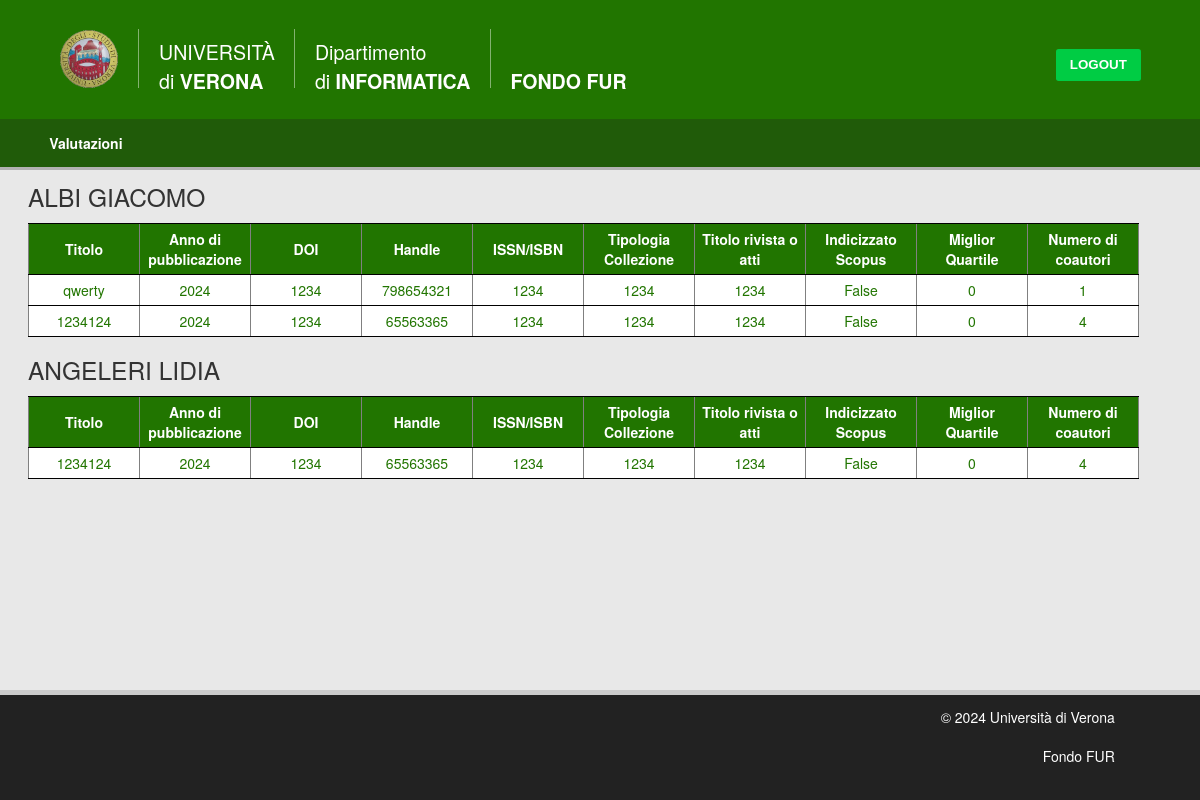
Screenshot of /selezioni/qwertyu/ with the database file from the repository.
### caricamentoDati/models.py (models this page shows, shortened)
class Docente(models.Model):
    codiceFiscale = models.CharField(
        max_length=16, primary_key=True, default='RSSMRA80L05F593A', verbose_name="codice fiscale")
    cognome_nome = models.CharField(
        max_length=40, verbose_name="cognome e nome")
    def __str__(self):
        return self.cognome_nome.upper()
    class Meta:
        verbose_name_plural = "Docenti"

class RelazioneDocentePubblicazione(models.Model):
    pubblicazione = models.ForeignKey(
        PubblicazionePresentata, on_delete=models.CASCADE)
    autore = models.ForeignKey(Docente, on_delete=models.CASCADE)
    scelta = models.IntegerField(null=True, blank=True, default=0)
    class Meta:
        constraints = [models.UniqueConstraint(
            fields=['pubblicazione', 'autore'], name='chiavePrimariaComposta')]
    class Meta:
        verbose_name_plural = "Relazioni Docente-Pubblicazione"

class PubblicazionePresentata(models.Model):
    handle = models.CharField(max_length=30, primary_key=True)
    valutazione = models.ForeignKey(
        Valutazione, on_delete=models.CASCADE, null=True, blank=True)
    issn_isbn = models.CharField(
        max_length=30, null=True, blank=True, verbose_name="issn o isbn")
    anno_pubblicazione = models.IntegerField(validators=[MinValueValidator(1000), MaxValueValidator(
        9999)], default=datetime.date.today().year, verbose_name="anno di pubblicazione")
    doi = models.CharField(max_length=30, null=True, blank=True)
    titolo = models.CharField(max_length=200)
    tipologia_collezione = models.CharField(
        max_length=100, verbose_name="tipologia della collezione")
    titolo_rivista_atti = models.CharField(
        max_length=200, null=True, verbose_name="titolo della rivista o atti")
    indicizzato_scopus = models.BooleanField(default=False)
    miglior_quartile = models.IntegerField(blank=True, default=0, validators=[
        MinValueValidator(0)], verbose_name="miglior quartile")
    num_coautori_dip = models.PositiveIntegerField(
        default=1, validators=[MinValueValidator(1)], verbose_name="numero di coautori del dipartimento")
    class Meta:
        constraints = [models.UniqueConstraint(
            fields=['handle', 'valutazione'], name='chiaveComposta')]
    class Meta:
        verbose_name_plural = "Pubblicazioni Presentate"

### caricamentoDati/views.py (the view)
# urls.py: re_path('^selezioni/(?P<valutazione_nome>.*)/$', views.visualizza_selezioni,
def visualizza_selezioni(request, valutazione_nome):
    valutazione = Valutazione.objects.get(nome=valutazione_nome)
    selezioni_per_autore = {}
    docenti = Docente.objects.all().order_by('cognome_nome')
    for docente in docenti:
        pubblicazioni_selezionate = RelazioneDocentePubblicazione.objects.filter(
            autore=docente, pubblicazione__valutazione=valutazione, scelta=1).select_related('pubblicazione')
        selezioni_per_autore[docente] = pubblicazioni_selezionate
    context = {
        'valutazione': valutazione,
        'selezioni_per_autore': selezioni_per_autore
    }
    return render(request, 'caricamentoDati/selezioni.html', context)

### caricamentoDati/templates/caricamentoDati/selezioni.html (shortened to what this page needs)
{% extends 'base.html' %}
{% block content %}
  <div class="container">
    {% for docente, pubblicazioni in selezioni_per_autore.items %}
    {% if pubblicazioni %}
      <h2>{{ docente }}</h2>
      <div class="table-responsive">
        <table class="table table-striped table-bordered" border="1">
          <thead>
            <tr>
              <th scope="col">Titolo</th>
              <th scope="col">Anno di pubblicazione</th>
              <th scope="col">DOI</th>
              <th scope="col">Handle</th>
              <th scope="col">ISSN/ISBN</th>
              <th scope="col">Tipologia Collezione</th>
              <th scope="col">Titolo rivista o atti</th>
              <th scope="col">Indicizzato Scopus</th>
              <th scope="col">Miglior Quartile</th>
              <th scope="col">Numero di coautori</th>
            </tr>
          </thead>
          <tbody>
            {% for selezione in pubblicazioni %}
              <tr>
                <td>{{ selezione.pubblicazione.titolo }}</td>
                <td class="text-center">{{ selezione.pubblicazione.anno_pubblicazione }}</td>
                <td>{{ selezione.pubblicazione.doi }}</td>
                <td>{{ selezione.pubblicazione.handle }}</td>
                <td class="text-center">{{ selezione.pubblicazione.issn_isbn }}</td>
                <td>{{ selezione.pubblicazione.tipologia_collezione }}</td>
                <td>{{ selezione.pubblicazione.titolo_rivista_atti }}</td>
                <td class="text-center">{{ selezione.pubblicazione.indicizzato_scopus }}</td>
                <td class="text-center">{{ selezione.pubblicazione.miglior_quartile }}</td>
                <td class="text-center">{{ selezione.pubblicazione.num_coautori_dip }}</td>
              </tr>
            {% endfor %}
          </tbody>
        </table>
      </div>
      {% endif %}
    {% endfor %}
  </div>
{% endblock %}

### caricamentoDati/static/styles.css (style rules this page uses)
body { margin: 0; padding: 0; color: #333; text-align: justify; background-color: #eee; font: .875em "Helvetica Neue", Helvetica, Arial, Geneva, sans-serif; }
h1, h2, h3, h4, h5, h6 { margin: 0 0 .5em; font-weight: 500; line-height: 1.1; }
h2 { font-size: 1.75em; }
table { border-spacing: 0; border-collapse: collapse; border-top: 1px solid #000; background: #FFFFFF; }
th { background: #217500; padding: 5px; border-bottom: 1px solid #000; color: #fff; text-align: center; }
td { min-width: 100px; color: #217500; padding: 5px; border-bottom: 1px solid #000; text-align: -webkit-center; }
.container { max-width: 95%; }
.table { width: 100%; max-width: 100%; margin-bottom: 20px; }

### caricamentoDati/templates/base.html (style rules this page uses)
html, body { height: 100%; margin: 0; }

### rows the page displays
Docente: cognome_nome "ALBI GIACOMO"
RelazioneDocentePubblicazione: pubblicazione.titolo "qwerty", pubblicazione.anno_pubblicazione "2024", pubblicazione.doi "1234", pubblicazione.handle "798654321", pubblicazione.issn_isbn "1234", pubblicazione.tipologia_collezione "1234", pubblicazione.titolo_rivista_atti "1234", pubblicazione.indicizzato_scopus "False", pubblicazione.miglior_quartile "0", pubblicazione.num_coautori_dip "1"
RelazioneDocentePubblicazione: pubblicazione.titolo "1234124", pubblicazione.anno_pubblicazione "2024", pubblicazione.doi "1234", pubblicazione.handle "65563365", pubblicazione.issn_isbn "1234", pubblicazione.tipologia_collezione "1234", pubblicazione.titolo_rivista_atti "1234", pubblicazione.indicizzato_scopus "False", pubblicazione.miglior_quartile "0", pubblicazione.num_coautori_dip "4"
Docente: cognome_nome "ANGELERI LIDIA"
RelazioneDocentePubblicazione: pubblicazione.titolo "1234124", pubblicazione.anno_pubblicazione "2024", pubblicazione.doi "1234", pubblicazione.handle "65563365", pubblicazione.issn_isbn "1234", pubblicazione.tipologia_collezione "1234", pubblicazione.titolo_rivista_atti "1234", pubblicazione.indicizzato_scopus "False", pubblicazione.miglior_quartile "0", pubblicazione.num_coautori_dip "4"
